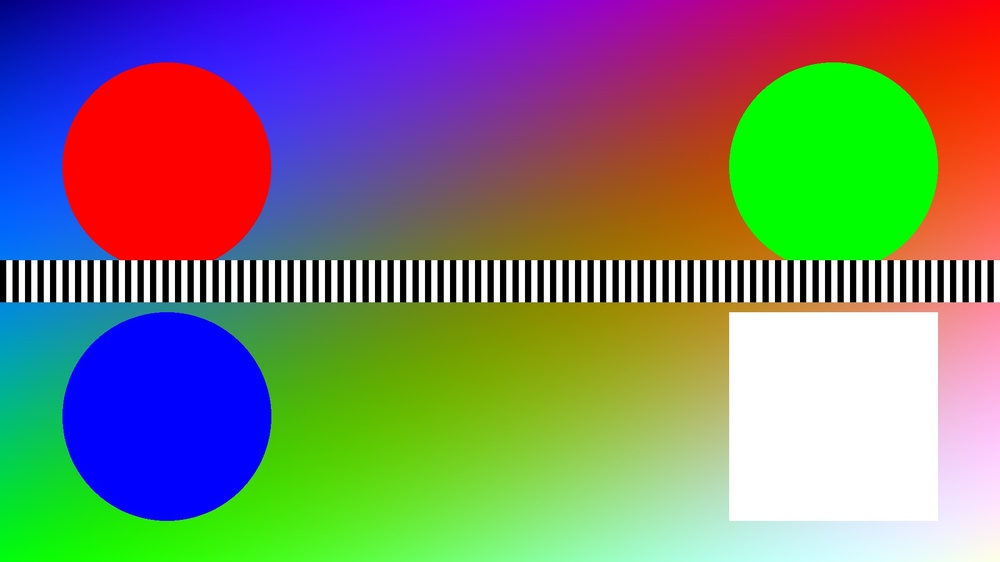
#> input picture sample.jpg, 1000 x 562 px, shrunk from 1920 x 1080 before the run
$ python ASS2_TASK_4.py
#> lines starting #> are read from the running program, lines starting #| are printed output that depends on the picture
# Task 4: Spatial Downsampling & Pixelation via Striding
# ---------------------------------------------------------
# Downsamples an image using NumPy step-slicing (img[::N, ::N, :]),
# re-expands it with np.repeat() to visualize pixelation, and reports
# the reduction in dimensions and memory.

import numpy as np
from PIL import Image
import matplotlib.pyplot as plt

N = 8  # step factor

# Load original image
img = np.array(Image.open("sample.jpg").convert("RGB"))
#> img is the input picture: shape (562, 1000, 3); mean R, G, B 127.8, 127.1, 116.8
orig_shape = img.shape
#> orig_shape = (562, 1000, 3)
orig_mem = img.nbytes
#> orig_mem = 1686000

# 1. Downsample: take every N-th pixel along rows and columns
downsampled = img[::N, ::N, :]
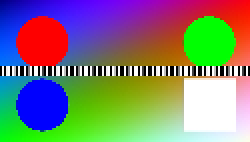
#> downsampled: shape (71, 125, 3) (shown 2 times larger); mean R, G, B 126.9, 127, 117.3
down_shape = downsampled.shape
#> down_shape = (71, 125, 3)
down_mem = downsampled.nbytes
#> down_mem = 26625

# 2. Re-expand back to original size for a blocky/pixelated look
#    np.repeat along axis 0 (rows) then axis 1 (columns)
re_expanded = np.repeat(downsampled, N, axis=0)
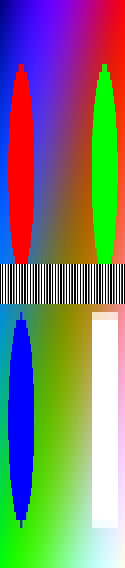
#> re_expanded: shape (568, 125, 3); mean R, G, B 126.9, 127, 117.3
re_expanded = np.repeat(re_expanded, N, axis=1)
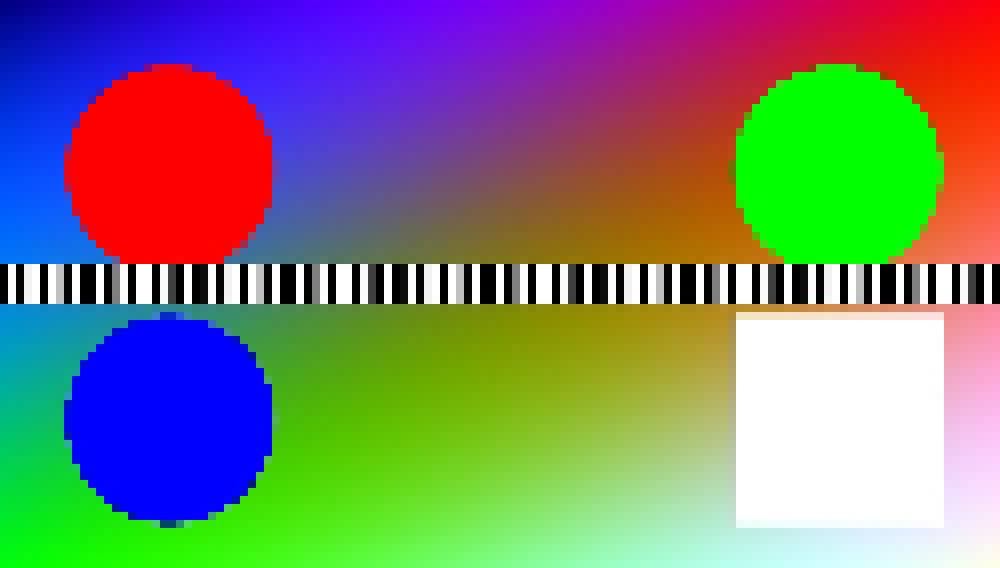
#> re_expanded: shape (568, 1000, 3); mean R, G, B 126.9, 127, 117.3
# Trim/pad in case of rounding so it matches the original exactly
re_expanded = re_expanded[: orig_shape[0], : orig_shape[1], :]
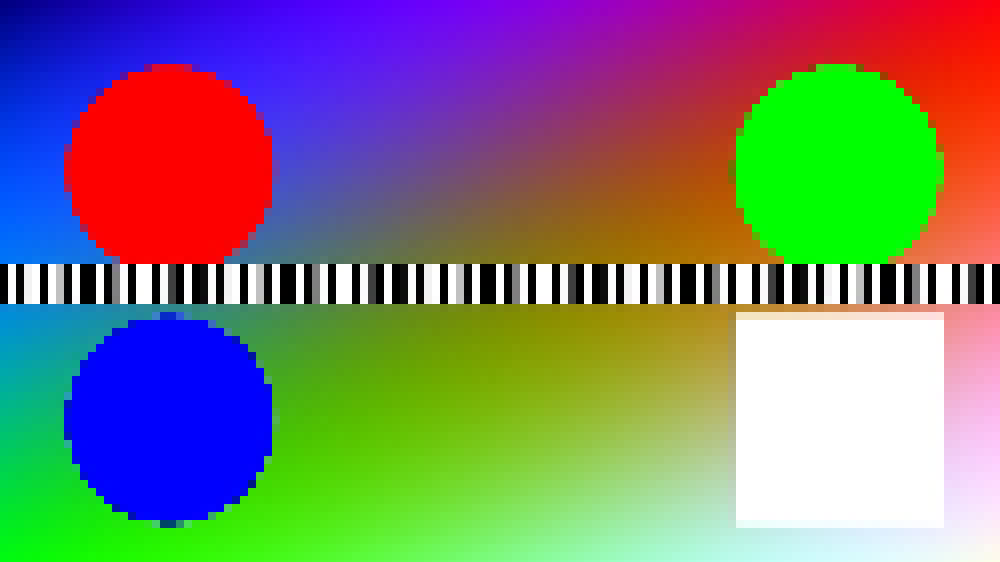
#> re_expanded: shape (562, 1000, 3); mean R, G, B 127, 125.6, 117.1

# 3. Calculate reduction percentages
dim_reduction_pct = (1 - (down_shape[0] * down_shape[1]) ** 0.5 /
                      (orig_shape[0] * orig_shape[1]) ** 0.5) * 100
#> dim_reduction_pct = 87.43
# Simpler equivalent, matching sample output: reduction per axis = (1 - 1/N) * 100
dim_reduction_per_axis = (1 - 1 / N) * 100
mem_reduction_pct = (1 - down_mem / orig_mem) * 100
#> mem_reduction_pct = 98.42

print(f"--- DOWNSAMPLING ANALYSIS (N = {N}) ---")
print(f"Original Shape     : {orig_shape} | Memory: {orig_mem:,} bytes")
#| Original Shape     : (562, 1000, 3) | Memory: 1,686,000 bytes
print(f"Downsampled Shape  : {down_shape} | Memory: {down_mem:,} bytes")
#| Downsampled Shape  : (71, 125, 3) | Memory: 26,625 bytes
print(f"Re-expanded Shape  : {re_expanded.shape} | Visual: Blocky Pixelation")
#| Re-expanded Shape  : (562, 1000, 3) | Visual: Blocky Pixelation
print(f"Dimension Reduction: {dim_reduction_per_axis:.2f}% reduction per axis")
print(f"Memory Savings     : {mem_reduction_pct:.2f}% data reduction")
#| Memory Savings     : 98.42% data reduction

# Optional visualization
fig, axes = plt.subplots(1, 2, figsize=(10, 5))
axes[0].imshow(img); axes[0].set_title("Original"); axes[0].axis("off")
axes[1].imshow(re_expanded); axes[1].set_title(f"Pixelated (N={N})"); axes[1].axis("off")
plt.tight_layout()
plt.savefig("task4_downsampling_output.png", dpi=150)
plt.show()

$ run again, with Image 2.png saved as sample.jpg
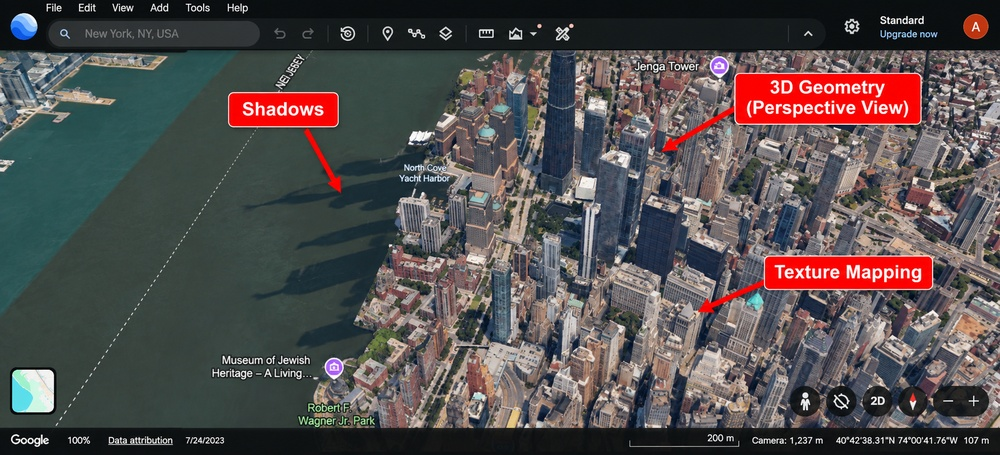
#> input picture Image 2.png, 1000 x 455 px, shrunk from 1860 x 846 before the run
#> img is the input picture: shape (455, 1000, 3); mean R, G, B 84.4, 79, 79
#> orig_mem = 1365000
#> down_mem = 21375
#> `re_expanded = np.repeat(downsampled, N, axis=0)`:
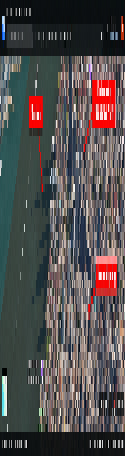
#> re_expanded: shape (456, 125, 3); mean R, G, B 84.2, 79.1, 79.1
#> `re_expanded = re_expanded[: orig_shape[0], : orig_shape[1], :]`:
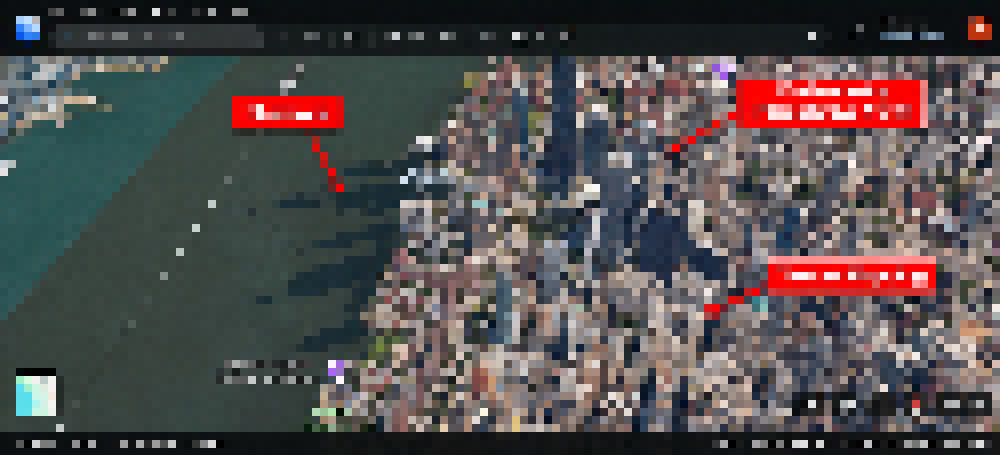
#> re_expanded: shape (455, 1000, 3); mean R, G, B 84.4, 79.3, 79.2
#> mem_reduction_pct = 98.43
#| Original Shape     : (455, 1000, 3) | Memory: 1,365,000 bytes
#| Downsampled Shape  : (57, 125, 3) | Memory: 21,375 bytes
#| Re-expanded Shape  : (455, 1000, 3) | Visual: Blocky Pixelation
#| Memory Savings     : 98.43% data reduction
